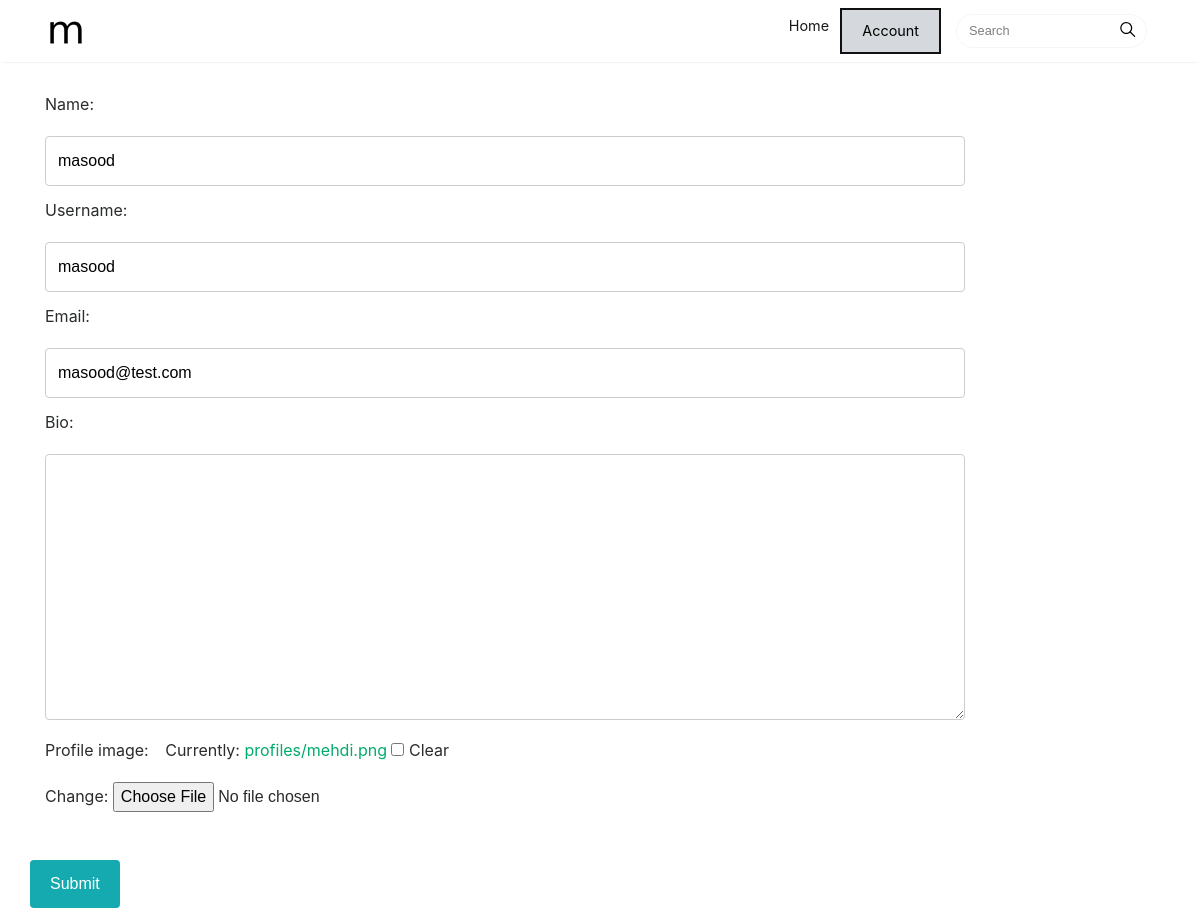
Before: /accounts/profile/edit/7ae3859e-a83a-473f-8ec5-f99d26ebc10f (signed in) with the older database file.
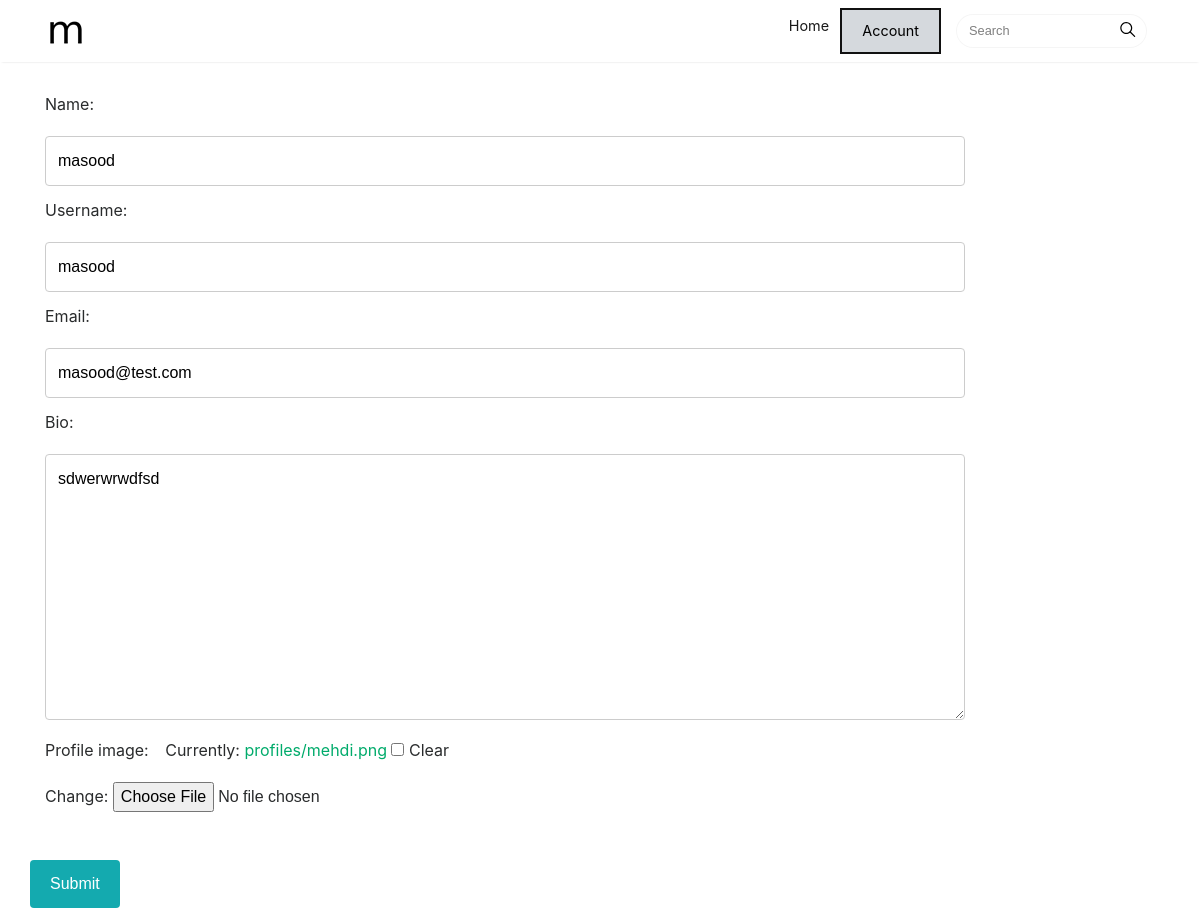
After: the same page with the newer database file.
### users/models.py (models this page shows, shortened)
class Profile(models.Model):
    username = models.CharField(max_length=200, unique=True)
    name =  models.CharField(max_length=200, null=True, blank=True)
    email = models.EmailField(max_length=500, blank=True, null=True)
    user = models.OneToOneField(User, on_delete=models.CASCADE, null=True, blank=True)
    id = models.UUIDField(default=uuid.uuid4, primary_key=True, unique=True, editable=False)
    profile_image = models.ImageField (default='profiles/default.jpg', blank=True, upload_to='profiles/')
    created = models.DateTimeField(auto_now_add=True)
    following = models.ManyToManyField('self', symmetrical=False, blank=True, related_name='followers')
    bio = models.TextField(max_length=600, null=True, blank=True)

### users/views.py (the view, shortened to what this page needs)
# urls.py: path("profile/edit/<str:pk>", views.ProfileEditView.as_view(), name="profile_edit"),
class ProfileEditView(LoginRequiredMixin, UpdateView):
    model = Profile
    template_name = 'users/edit-profile.html'
    fields= ['name', 'username', 'email', 'bio', 'profile_image']
    success_url = '/accounts/profile/'

### users/templates/users/edit-profile.html (shortened to what this page needs)
{% extends 'main.html' %}
{% block content %}
<div class="container">
    <div class="row">
      <div class="col-md-10">
        <form method="POST" class="form" action="" enctype="multipart/form-data">
          {{form}}
          <br><br><br>
          <div class="row">
          <input type="submit" value="Submit">
          </div>
        </form>
      </div>
    </div>
  </div>
{% endblock content %}

Changed rows visible on the page:
changed Profile "masood": bio (not shown) → "sdwerwrwdfsd"
